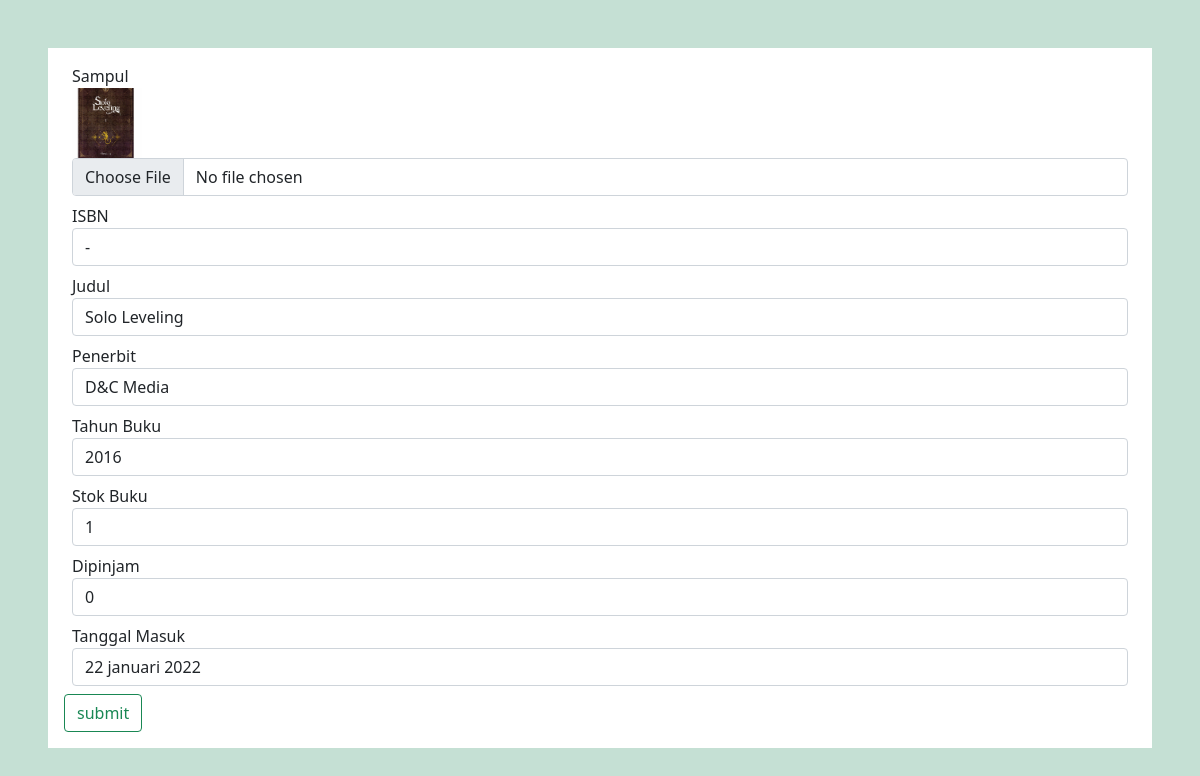
Screenshot of /Admin/buku/edit.php?id=1 (signed in) with the database file from the repository.
### tables this page shows
CREATE TABLE `buku` (
  `id_buku` int(10) NOT NULL,
  `sampul` varchar(100) NOT NULL,
  `isbn` varchar(30) NOT NULL,
  `judul` varchar(100) NOT NULL,
  `penerbit` varchar(100) NOT NULL,
  `tahun_buku` int(10) NOT NULL,
  `stok_buku` int(10) NOT NULL,
  `dipinjam` int(10) NOT NULL,
  `tanggal_masuk` varchar(100) NOT NULL
);

### Admin/buku/func_buku.php (called while the page is built, shortened)
<?php
$koneksi = mysqli_connect("localhost","root","","perpus");
function query($query){
    global $koneksi;
    $hasil = mysqli_query($koneksi, $query);
    $datas=[];
    while($data = mysqli_fetch_assoc($hasil)){
        $datas[] = $data;
    }
    return $datas;
}
?>

### Admin/buku/edit.php (the view, shortened to what this page needs)
<?php
 require 'func_buku.php' ;
 $id = $_GET["id"];
 $buku = query("SELECT * FROM buku WHERE id_buku = $id")[0];
?>
<!DOCTYPE html>
<html lang="en">
<head>
    <link href="https://cdn.jsdelivr.net/npm/bootstrap@5.1.3/dist/css/bootstrap.min.css" rel="stylesheet">
</head>
<body class="bg-success bg-opacity-25">
    <form action="" method="post" enctype="multipart/form-data">
        <div class="m-5 p-3 bg-white">
            <div class="pt-0 px-2 pb-2">
                <label for="sampul">Sampul</label><br>
                <img src="../../gambar/sampulBuku/<?= $buku['sampul'] ?>" width="70"><br>
                <input type="file" class="form-control" placeholder="Sampul" name="sampul" id="sampul" value="<?= $buku["sampul"] ?>">
            </div>
            <div class="pt-0 px-2 pb-2">
                <label for="isbn">ISBN</label>
                <input type="text" class="form-control" placeholder="ISBN" name="isbn" id="isbn" value="<?= $buku["isbn"] ?>">
            </div>
            <div class="pt-0 px-2 pb-2">
                <label for="judul">Judul</label>
                <input type="text" class="form-control" placeholder="Judul" name="judul" id="judul" value="<?= $buku["judul"] ?>">
            </div>
            <div class="pt-0 px-2 pb-2">
                <label for="penerbit">Penerbit</label>
                <input type="text" class="form-control" placeholder="Penerbit" name="penerbit" id="penerbit" value="<?= $buku["penerbit"] ?>">
            </div>
            <div class="pt-0 px-2 pb-2">
                <label for="tahun_buku">Tahun Buku</label>
                <input type="text" class="form-control" placeholder="Tahun Buku" name="tahun_buku" id="tahun_buku" value="<?= $buku["tahun_buku"] ?>">
            </div>
            <div class="pt-0 px-2 pb-2">
                <label for="stok_buku">Stok Buku</label>
                <input type="text" class="form-control" placeholder="Stok Buku" name="stok_buku" id="stok_buku" value="<?= $buku["stok_buku"] ?>">
            </div>
            <div class="pt-0 px-2 pb-2">
                <label for="dipinjam">Dipinjam</label>
                <input type="text" class="form-control" placeholder="Dipinjam" name="dipinjam" id="dipinjam" value="<?= $buku["dipinjam"] ?>">
            </div>
            <div class="pt-0 px-2 pb-2">
                <label for="tanggal_masuk">Tanggal Masuk</label>
                <input type="text" class="form-control" placeholder="Tanggal Masuk" name="tanggal_masuk" id="tanggal_masuk" value="<?= $buku["tanggal_masuk"] ?>">
            </div>
            <div>
                <button class="btn btn-outline-success" type="submit" name="submit">submit</button>
            </div>
        </div>
    </form>
</body>
</html>

### rows the page displays
buku: sampul (picture), isbn "-", judul "Solo Leveling", penerbit "D&C Media", tahun_buku "2016", stok_buku "1", dipinjam "0", tanggal_masuk "22 januari 2022"
